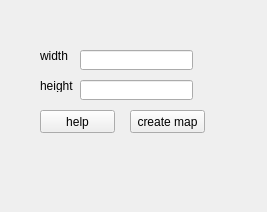
<?xml version="1.0" encoding="UTF-8"?>
<ui version="4.0">
 <class>NewCreateMap</class>
 <widget class="QWidget" name="NewCreateMap">
  <property name="geometry">
   <rect>
    <x>0</x>
    <y>0</y>
    <width>267</width>
    <height>212</height>
   </rect>
  </property>
  <property name="windowTitle">
   <string>NewCreateMap</string>
  </property>
  <widget class="QPushButton" name="btn_create">
   <property name="geometry">
    <rect>
     <x>130</x>
     <y>110</y>
     <width>75</width>
     <height>23</height>
    </rect>
   </property>
   <property name="text">
    <string>create map</string>
   </property>
  </widget>
  <widget class="QLabel" name="label">
   <property name="geometry">
    <rect>
     <x>40</x>
     <y>50</y>
     <width>54</width>
     <height>12</height>
    </rect>
   </property>
   <property name="text">
    <string>width</string>
   </property>
  </widget>
  <widget class="QLineEdit" name="edit_width">
   <property name="geometry">
    <rect>
     <x>80</x>
     <y>50</y>
     <width>113</width>
     <height>20</height>
    </rect>
   </property>
  </widget>
  <widget class="QLineEdit" name="edit_height">
   <property name="geometry">
    <rect>
     <x>80</x>
     <y>80</y>
     <width>113</width>
     <height>20</height>
    </rect>
   </property>
  </widget>
  <widget class="QLabel" name="label_2">
   <property name="geometry">
    <rect>
     <x>40</x>
     <y>80</y>
     <width>54</width>
     <height>12</height>
    </rect>
   </property>
   <property name="text">
    <string>height</string>
   </property>
  </widget>
  <widget class="QPushButton" name="btn_help">
   <property name="geometry">
    <rect>
     <x>40</x>
     <y>110</y>
     <width>75</width>
     <height>23</height>
    </rect>
   </property>
   <property name="text">
    <string>help</string>
   </property>
  </widget>
 </widget>
 <layoutdefault spacing="6" margin="11"/>
 <resources/>
 <connections/>
</ui>
